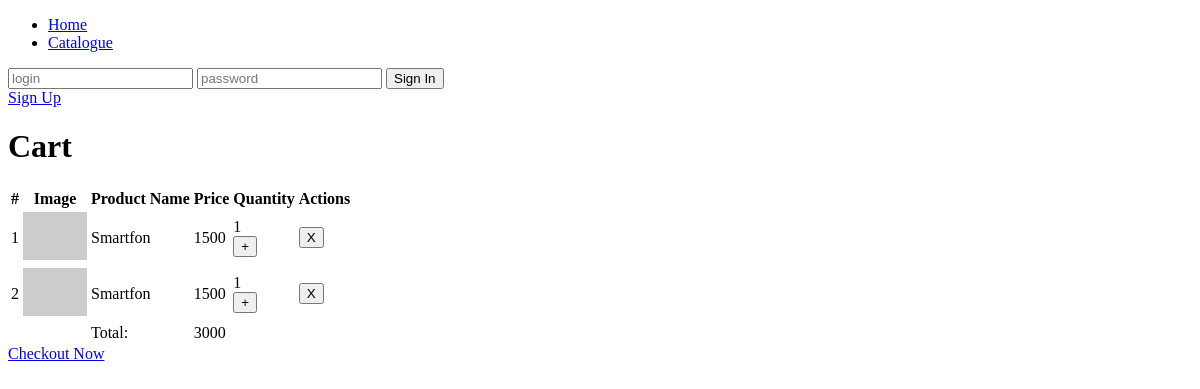
/shopPhp/cart.php, run on an earlier commit of the app's database.
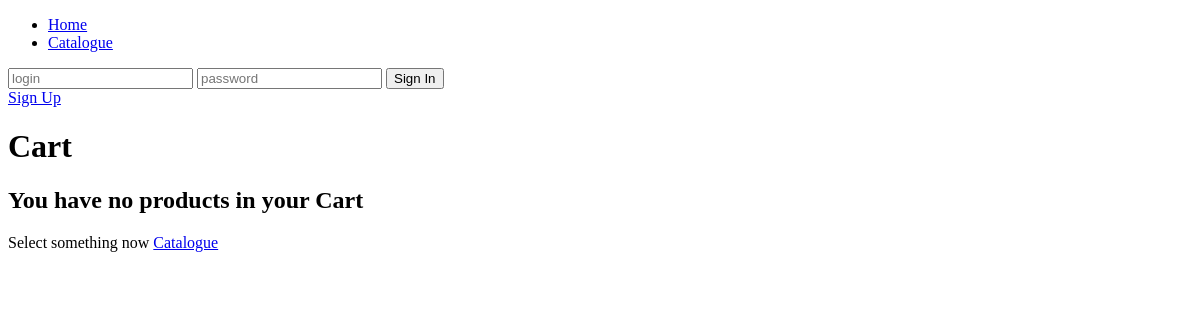
And on a later commit of the database.
### tables this page shows
CREATE TABLE `cartitems` (
  `Id` int(12) NOT NULL,
  `CartId` int(12) NOT NULL,
  `ProductId` int(12) NOT NULL,
  `Quantity` int(5) DEFAULT NULL,
  `Unitprice` int(32) DEFAULT NULL
);

CREATE TABLE `products` (
  `Id` int(12) NOT NULL,
  `Name` varchar(256) NOT NULL,
  `IsActive` bit(1) DEFAULT NULL,
  `Unitprice` int(32) DEFAULT NULL,
  `ImageUrl` varchar(2000) DEFAULT NULL,
  `Description` mediumtext
);

### shopPhp/includes/cart.inc.php (called while the page is built, shortened)
<?php
    include_once 'dbConnection.inc.php';
    $action = '';
    switch ($action){
        default :
            $cartItems = getCartItems($dbConnection);
            $total = getTotal($cartItems);
    }
    function getCartItems($dbConnection){
        $cartItems = [];
        if(!isset($_SESSION["CartId"])){
            setCartId($dbConnection);
        }
        $cartId = $_SESSION["cartId"];
        $sql = "SELECT CartItems.Id, CartItems.UnitPrice, CartItems.Quantity, Products.Name, Products.ImageUrl
                FROM CartItems
                LEFT JOIN Products ON CartItems.ProductId = Products.Id
                WHERE CartId = '$cartId'";
        $result = mysqli_query($dbConnection, $sql);
        while($item = mysqli_fetch_assoc($result)){
            array_push($cartItems, $item);
        }
        return $cartItems;
    }
    function setCartId($dbConnection){
        $userId = $_SESSION["userId"];
        $sql = "SELECT Id FROM Carts WHERE UserId = '$userId'";
        $result = mysqli_query($dbConnection, $sql);
        if(mysqli_num_rows($result) > 0){
            $_SESSION["cartId"] = mysqli_fetch_assoc($result)["Id"];
        }else{
            $result = mysqli_query($dbConnection, $sql);
            $userId = $_SESSION["userId"];
            $sql = "INSERT INTO Carts
                    (UserId)
                VALUES
                    ('$userId');";
            $isSuccess = mysqli_query($dbConnection, $sql);
        }
    }
    function getTotal($cartItems){
        $total = 0;
        foreach($cartItems as $item){
            $total += $item['UnitPrice'] * $item['Quantity'];
        }
        return $total;
    }
?>

### shopPhp/cart.php (the view, shortened to what this page needs)
<?php
    include_once 'header.php';
    include_once 'includes/dbConnection.inc.php';
    include_once 'includes/cart.inc.php';
?>
    <h1>Cart</h1>
    <?php if (count($cartItems) > 0): ?>
        <table>
            <thead>
                <th>#</th>
                <th>Image</th>
                <th>Product Name</th>
                <th>Price</th>
                <th>Quantity</th>
                <th>Actions</th>
            </thead>
            <?php for($i = 0; $i < count($cartItems); $i++): ?>
                <tr>
                    <td><?php echo $i + 1 ?></td>
                    <td><img src='<?php echo $cartItems[$i]["ImageUrl"] ?>' width='64px' height='48px'/></td>
                    <td><?php echo $cartItems[$i]["Name"] ?></td>
                    <td><?php echo $cartItems[$i]["UnitPrice"] ?></td>
                    <td>
                        <?php echo $cartItems[$i]["Quantity"] ?>
                        <form action='includes/cart.inc.php' method='GET'>
                            <button type='submit' label='Increment'>+</button>
                        </form>
                    </td>
                    <td>
                        <form action='includes/cart.inc.php' method='GET'>
                            <button type='submit' label='Remove'>X</button>
                        </form>
                    </td>
                </tr>
            <?php endfor; ?>
            <tfoot>
                    <td></td>
                    <td></td>
                    <td>Total: </td>
                    <td><?php echo $total ?></td>
                    <td></td>
                    <td></td>
            </tfoot>
        </table>
        <a href="./checkout.php"> Checkout Now </a>
    <?php else: ?>
        <h2> You have no products in your Cart </h2>
        Select something now <a href="catalogue.php">Catalogue</a>
    <?php endif; ?>
<?php
    include_once 'footer.php';
?>

What changed in the data, as far as the page shows it:
removed cartitems: ProductId.Name "Smartfon", Unitprice "1500", Quantity "1"
removed cartitems: ProductId.Name "Smartfon", Unitprice "1500", Quantity "1"
Also different on the page:
$total: "3000" → (not shown)
text no longer shown: "# Image Product Name Price Quantity Actions Total: Checkout Now"
text now shown: "You have no products in your Cart Select something now Catalogue"
